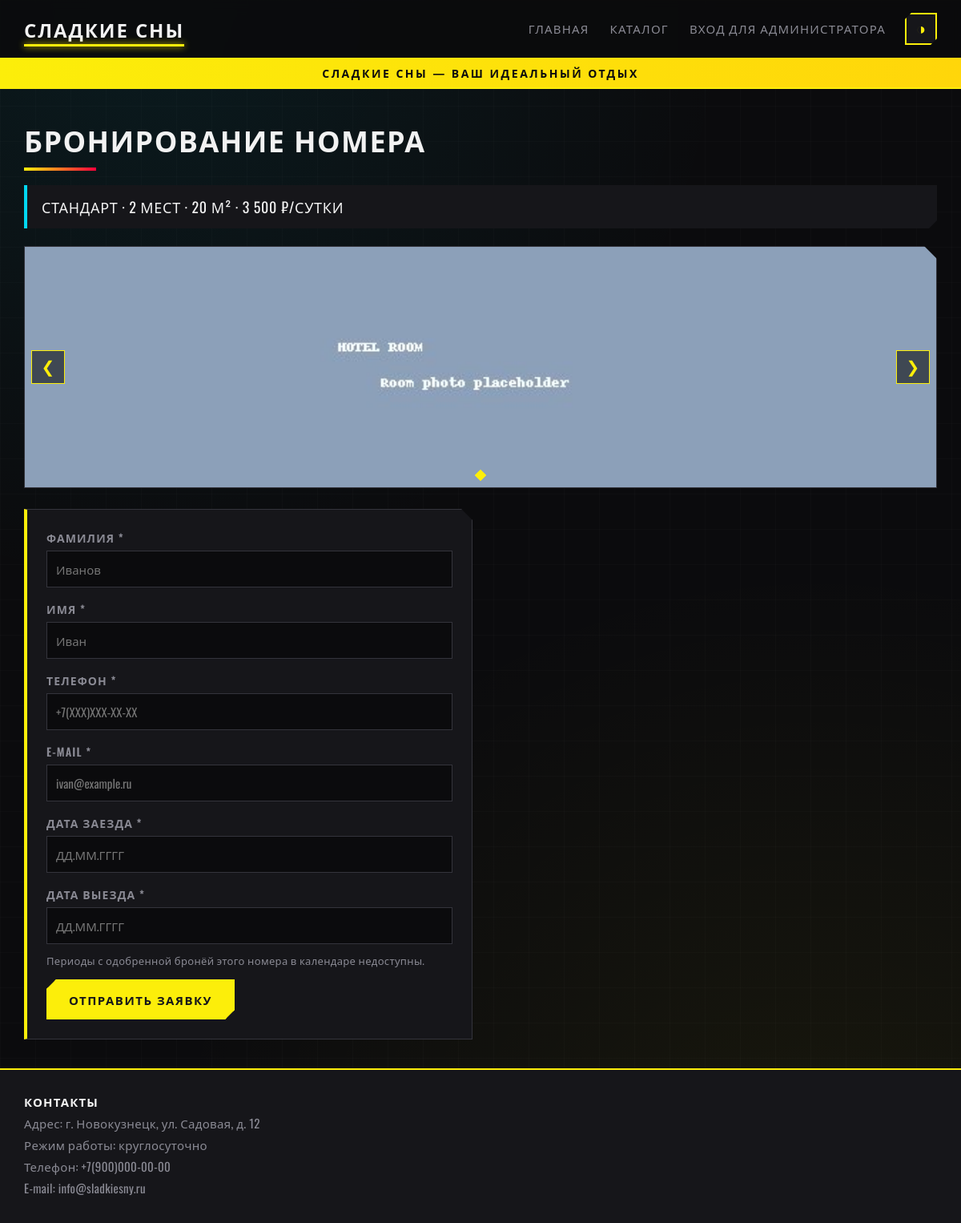
Screenshot of /booking.php?id=1 with the database file from the repository.
### tables this page shows
CREATE TABLE IF NOT EXISTS rooms (
    id INT AUTO_INCREMENT PRIMARY KEY,
    category VARCHAR(50) NOT NULL COMMENT 'категория: стандарт, студия, люкс',
    price DECIMAL(10,2) NOT NULL COMMENT 'цена за сутки',
    places INT NOT NULL DEFAULT 2 COMMENT 'количество мест',
    area DECIMAL(6,2) NOT NULL COMMENT 'площадь, кв. м',
    has_conditioner TINYINT(1) NOT NULL DEFAULT 0 COMMENT 'кондиционер',
    has_tv TINYINT(1) NOT NULL DEFAULT 0 COMMENT 'телевизор',
    has_fridge TINYINT(1) NOT NULL DEFAULT 0 COMMENT 'холодильник',
    has_wifi TINYINT(1) NOT NULL DEFAULT 0 COMMENT 'Wi-Fi',
    image VARCHAR(255) NOT NULL DEFAULT '' COMMENT 'изображение',
    created_at TIMESTAMP DEFAULT CURRENT_TIMESTAMP
);

### lib/db.php (called while the page is built)
<?php
function db(): PDO
{
    static $pdo = null;
    if ($pdo === null) {
        $config = require __DIR__ . '/config.php';
        $db = $config['db'];
        $dsn = sprintf(
            'mysql:host=%s;port=%s;dbname=%s;charset=%s',
            $db['host'],
            $db['port'],
            $db['dbname'],
            $db['charset']
        );
        $pdo = new PDO($dsn, $db['user'], $db['password'], [
            PDO::ATTR_ERRMODE => PDO::ERRMODE_EXCEPTION,
            PDO::ATTR_DEFAULT_FETCH_MODE => PDO::FETCH_ASSOC,
            PDO::ATTR_EMULATE_PREPARES => false,
        ]);
    }
    return $pdo;
}

### lib/functions.php (called while the page is built, shortened)
<?php
function getRoom(int $id): ?array
{
    $stmt = db()->prepare('SELECT * FROM rooms WHERE id = :id');
    $stmt->execute(['id' => $id]);
    $room = $stmt->fetch();
    return $room ?: null;
}

### lib/validation.php (called while the page is built, shortened)
<?php
function e(string $value): string
{
    return htmlspecialchars($value, ENT_QUOTES, 'UTF-8');
}

### booking.php (the view, shortened to what this page needs)
<?php
require_once __DIR__ . '/lib/db.php';
require_once __DIR__ . '/lib/functions.php';
require_once __DIR__ . '/lib/validation.php';
require_once __DIR__ . '/lib/template.php';
$roomId = isset($_GET['id']) ? (int)$_GET['id'] : 0;
$room = getRoom($roomId);
$old = [
    'first_name' => '', 'last_name' => '', 'phone' => '',
    'email' => '', 'date_in' => '', 'date_out' => '',
];
?>
<?php if (!$room): ?>
  <h1>Номер не найден</h1>
  <p><a href="catalog.php" class="btn btn-primary">Вернуться в каталог</a></p>
<?php else: ?>
  <h1>Бронирование номера</h1>
  <p class="room-summary">
    <?= e($room['category']) ?> · <?= (int)$room['places'] ?> мест ·
    <?= rtrim(rtrim(number_format((float)$room['area'], 2, '.', ''), '0'), '.') ?> м² ·
    <?= number_format((float)$room['price'], 0, ',', ' ') ?> ₽/сутки
  </p>
  <div class="gallery" id="gallery">
    <div class="gallery-clip" id="galleryClip"></div>
    <button class="gallery-btn gallery-prev" type="button" id="galPrev" aria-label="Назад">&#10094;</button>
    <button class="gallery-btn gallery-next" type="button" id="galNext" aria-label="Вперёд">&#10095;</button>
    <div class="gallery-dots" id="galDots"></div>
  </div>
  <form class="booking-form" method="post" action="booking.php?id=<?= (int)$room['id'] ?>" novalidate>
    <div class="form-field">
      <label for="last_name">Фамилия *</label>
      <input type="text" id="last_name" name="last_name"
             value="<?= e($old['last_name']) ?>" placeholder="Иванов">
    </div>
    <div class="form-field">
      <label for="first_name">Имя *</label>
      <input type="text" id="first_name" name="first_name"
             value="<?= e($old['first_name']) ?>" placeholder="Иван">
    </div>
    <div class="form-field">
      <label for="phone">Телефон *</label>
      <input type="tel" id="phone" name="phone"
             value="<?= e($old['phone']) ?>" placeholder="+7(XXX)XXX-XX-XX">
    </div>
    <div class="form-field">
      <label for="email">E-mail *</label>
      <input type="email" id="email" name="email"
             value="<?= e($old['email']) ?>" placeholder="ivan@example.ru">
    </div>
    <div class="form-field">
      <label for="date_in">Дата заезда *</label>
      <input type="text" id="date_in" name="date_in" placeholder="ДД.ММ.ГГГГ"
             value="<?= e($old['date_in']) ?>" autocomplete="off">
    </div>
    <div class="form-field">
      <label for="date_out">Дата выезда *</label>
      <input type="text" id="date_out" name="date_out" placeholder="ДД.ММ.ГГГГ"
             value="<?= e($old['date_out']) ?>" autocomplete="off">
    </div>
    <p class="hint">Периоды с одобренной бронёй этого номера в календаре недоступны.</p>
    <button type="submit" class="btn btn-primary">Отправить заявку</button>
  </form>
<?php endif; ?>

### assets/css/style.css (style rules this page uses)
:root { --bg: #0b0b0d; --surface: #16161a; --elevated: #1e1e24; --text: #f2f2f2; --muted: #8a8a94; --accent: #fcee0a; --cyan: #02d7f2; --crimson: #ff003c; --success: #39ff88; --border: #34343c; --font-ui: 'Oswald', 'Segoe UI', system-ui, sans-serif; --font-mono: 'JetBrains Mono', 'Consolas', monospace; }
* { margin: 0; padding: 0; box-sizing: border-box; }
body { font-family: var(--font-ui); font-weight: 400; color: var(--text); background: var(--bg); letter-spacing: .02em; display: flex; flex-direction: column; min-height: 100vh; transition: background .3s, color .3s; }
html.theme-neon body { background-image: radial-gradient(circle at 15% 0%, rgba(2, 215, 242, 0.08), transparent 40%), radial-gradient(circle at 85% 100%, rgba(252, 238, 10, 0.06), transparent 45%), linear-gradient(rgba(255,255,255,0.015) 1px, transparent 1px), linear-gradient(90deg, rgba(255,255,255,0.015) 1px, transparent 1px); background-size: auto, auto, 44px 44px, 44px 44px; }
h1, h2, h3 { text-transform: uppercase; letter-spacing: .04em; }
h1 { font-size: 36px; color: var(--text); margin-bottom: 18px; position: relative; }
html.theme-neon h1::after { content: ''; display: block; width: 90px; height: 4px; background: linear-gradient(90deg, var(--accent), var(--crimson)); margin-top: 8px; }
.btn { display: inline-block; padding: 12px 26px; border: 2px solid var(--accent); border-radius: 0; background: transparent; color: var(--accent); cursor: pointer; text-decoration: none; text-transform: uppercase; letter-spacing: .1em; font-weight: 700; font-family: inherit; font-size: 15px; transition: background .2s, color .2s, box-shadow .2s; }
.btn-primary { background: var(--accent); color: #16161a; }
html.theme-neon .btn { clip-path: polygon(12px 0, 100% 0, 100% calc(100% - 12px), calc(100% - 12px) 100%, 0 100%, 0 12px); }
.gallery { position: relative; margin-bottom: 26px; border: 1px solid var(--border); overflow: hidden; }
html.theme-neon .gallery { clip-path: polygon(0 0, calc(100% - 16px) 0, 100% 16px, 100% 100%, 0 100%); }
.gallery-clip { position: relative; height: 300px; overflow: hidden; }
.gallery-btn { position: absolute; top: 50%; transform: translateY(-50%); background: rgba(0,0,0,.55); color: var(--accent); border: 1px solid var(--accent); width: 42px; height: 42px; font-size: 20px; cursor: pointer; z-index: 5; transition: background .2s; }
.gallery-prev { left: 8px; }
.gallery-next { right: 8px; }
.gallery-dots { position: absolute; bottom: 10px; left: 0; right: 0; display: flex; justify-content: center; gap: 8px; z-index: 5; }
.room-summary { font-size: 18px; background: var(--surface); border-left: 4px solid var(--cyan); padding: 14px 18px; margin-bottom: 22px; text-transform: uppercase; letter-spacing: .04em; }
html.theme-neon .room-summary { clip-path: polygon(0 0, 100% 0, 100% calc(100% - 10px), calc(100% - 10px) 100%, 0 100%); }
.booking-form { background: var(--surface); border: 1px solid var(--border); border-left: 4px solid var(--accent); padding: 24px; max-width: 560px; }
html.theme-neon .booking-form { clip-path: polygon(0 0, calc(100% - 14px) 0, 100% 14px, 100% 100%, 0 100%); }
.form-field { margin-bottom: 16px; }
.form-field label { display: block; margin-bottom: 6px; font-weight: 600; color: var(--muted); text-transform: uppercase; letter-spacing: .08em; font-size: 14px; }
.form-field input { width: 100%; padding: 11px; background: var(--bg); color: var(--text); border: 1px solid var(--border); border-radius: 0; font-size: 15px; font-family: inherit; transition: border-color .2s, box-shadow .2s; }
.hint { color: var(--muted); font-size: 13px; margin: -6px 0 14px; }

### rows the page displays
rooms: category "СТАНДАРТ", places "2", area "20", price "3 500"

### other values shown
$name "СЛАДКИЕ СНЫ"
$slogan "СЛАДКИЕ СНЫ — ВАШ ИДЕАЛЬНЫЙ ОТДЫХ"
$a['contact_address'] "г. Новокузнецк, ул. Садовая, д. 12"
$a['contact_schedule'] "круглосуточно"
$a['contact_phone'] "+7(900)000-00-00"
$a['contact_email'] "info@sladkiesny.ru"
